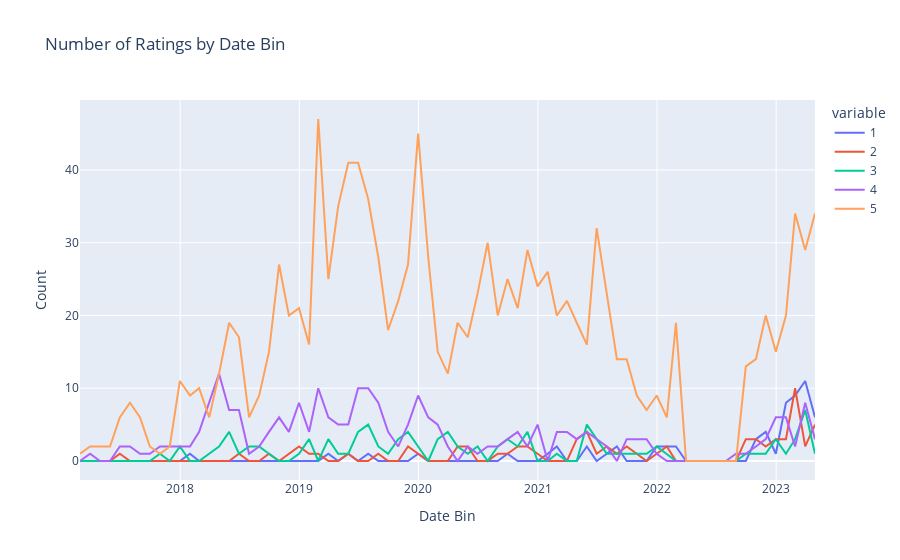

Notebook code for this chart:
### Code cell
# Define the time intervals for binning
bins = pd.date_range(start=df['date'].min(), end=df['date'].max(), freq='M')

# Bin the dates into specific time intervals
df['date_bin'] = pd.cut(df['date'], bins=bins, labels=bins[:-1])

# Group the data by 'date_bin' and 'rating' and count the occurrences
grouped = df.groupby(['date_bin', 'rating']).size().unstack(fill_value=0)

# Reset index and convert the date_bin column back to datetime
grouped = grouped.reset_index()
grouped['date_bin'] = pd.to_datetime(grouped['date_bin'])

# Plot the data using Plotly
fig = px.line(grouped, x='date_bin', y=[1, 2, 3, 4, 5],
              labels={'value': 'Count', 'date_bin': 'Date Bin'},
              title='Number of Ratings by Date Bin')
fig.show()
